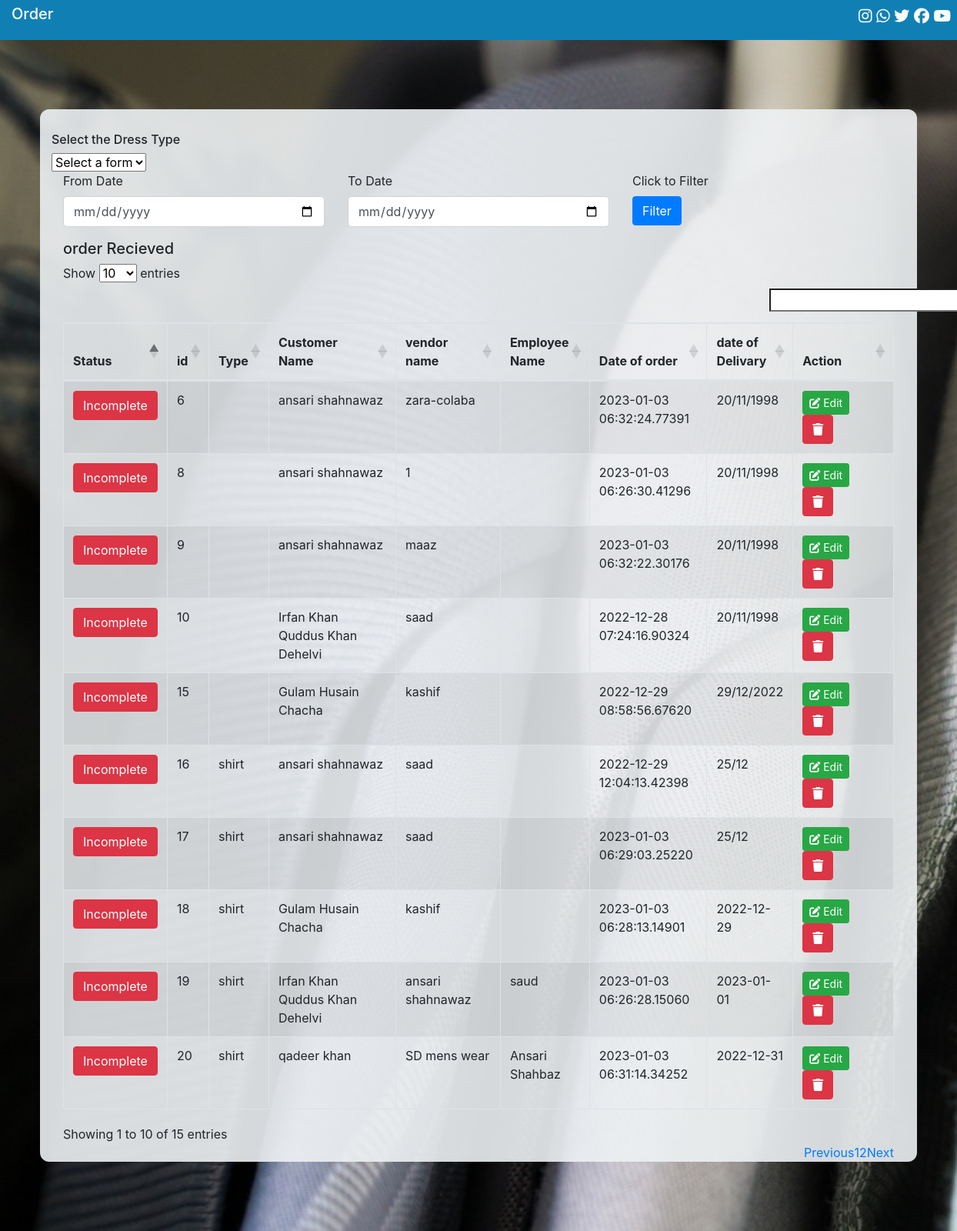
Page /Customer/register.php on the committed database.
### tables this page shows
CREATE TABLE `orders` (
  `sr` bigint(20) UNSIGNED NOT NULL,
  `type` varchar(15) NOT NULL,
  `cust_name` varchar(255) NOT NULL,
  `del_date` varchar(255) NOT NULL,
  `vendor` varchar(255) NOT NULL,
  `emp_name` varchar(32) NOT NULL,
  `height` varchar(15) NOT NULL,
  `shoulder` varchar(15) NOT NULL,
  `chest` varchar(15) NOT NULL,
  `sleev` varchar(15) NOT NULL,
  `neck` varchar(15) NOT NULL,
  `bh` varchar(15) NOT NULL,
  `fix` varchar(15) NOT NULL,
  `stomach` varchar(15) NOT NULL,
  `seat` varchar(15) NOT NULL,
  `cuff` varchar(15) NOT NULL,
  `collar` varchar(15) NOT NULL,
  `rem` varchar(255) NOT NULL,
  `time` timestamp(5) NOT NULL DEFAULT current_timestamp(5) ON UPDATE current_timestamp(5),
  `status` int(1) NOT NULL
);

### Customer/register.php (the view, shortened to what this page needs)
<?php
include('../connection.php');
?>
<!DOCTYPE html>
<html lang="en">
<head>
    <link rel="stylesheet" href="../css/bootstrap.css">
    <link rel="stylesheet" href="../css/datatable.css">
    <link rel="stylesheet" href="../css/style.css">
</head>
<body>
    <div class="container-fluid top">
        <div class="row">
          <div class="col-sm-9">
            <h5>Order</h5>
          </div>
          <div class="col-sm-3 social" id="social">
            <ul>
              <a href="#"><i class="fa-brands fa-instagram"></i></a>
              <a href="#"><i class="fa-brands fa-whatsapp"></i></a>
              <a href="#"><i class="fa-brands fa-twitter"></i></a>
              <a href="#"><i class="fa-brands fa-facebook"></i></a>
              <a href="#"><i class="fa-brands fa-youtube"></i></a>
            </ul>
          </div>
        </div>
      </div>
      <div class="container-fluid order_panel responsive">
        <div class="container order_panel_child">
            <h6>Select the Dress Type</h6>
            <select id="formSel">
                <option value="-">Select a form</option>
              </select>
        </div><hr>
 </div><br>
 <div class="container display_section">
  <?php
  include('order_display.php');
  ?>
  </div>
</body>
</html>

### Customer/order_display.php
<?php
include('../connection.php');
$display = mysqli_query($conn, "SELECT * FROM orders");
?>
<form action="" method="GET">
    <div class="row">
        <div class="col-md-4">
            <div class="form-group">
                <label>From Date</label>
                <input type="date" name="from_date" value="<?php if(isset($_GET["from_date"])){ echo $_GET["from_date"]; } ?>" class="form-control">
            </div>
        </div>
        <div class="col-md-4">
            <div class="form-group">
                <label>To Date</label>
                <input type="date" name="to_date" value="<?php if(isset($_GET["to_date"])){ echo $_GET["to_date"]; } ?>" class="form-control">
            </div>
        </div>
        <div class="col-md-4">
            <div class="form-group">
                <label>Click to Filter</label> <br>
                <button type="submit" class="btn btn-primary">Filter</button>
            </div>
        </div>
    </div>
</form>
<?php
echo "<h5>order Recieved</h5>";
echo "<table id='myTable' class='table table-striped table-bordered' style='width:100%'>";
echo "<thead>";
echo "<th>Status</th>";
echo "<th width='4%'>id</th>";
echo "<th width='3%'>Type</th>";
echo "<th width='20%'>Customer Name</th>";
echo "<th width='15%'>vendor name</th>";
echo "<th width='10%'>Employee Name</th>";
echo "<th width='15%'>Date of order</th>";
echo "<th width='10%'>date of Delivary</th>";
echo "<th width='16%'>Action</th>";
echo "</thead>";
?>
<tbody>
<?php
        if(isset($_GET['from_date']) && isset($_GET['to_date']))
        {
            $from_date = $_GET['from_date'];
            $to_date = $_GET['to_date'];
            $query = "SELECT * FROM orders WHERE del_date BETWEEN '$from_date' AND '$to_date' ";
            $query_run = mysqli_query($conn, $query);
            if(mysqli_num_rows($query_run) > 0)
            {
                foreach($query_run as $row)
                {
                    ?>
                    <tr>
                        <td>
                            <?php
                            if($row['status']==1) {
                                echo '<p> <a href="status.php?sr='.$row['sr'].'&status=0" class="btn btn-success"> Complete </a> </p> ';
                            }
                            else{
                                echo '<p> <a href="status.php?sr='.$row['sr'].'&status=1" class="btn btn-danger"> Incomplete </a> </p> ';
                            }
                            ?>
                        </td>
                        <td><?= $row['sr']; ?></td>
                        <td><?= $row['type']; ?></td>
                        <td><?= $row['cust_name']; ?></td>
                        <td><?= $row['vendor']; ?></td>
                        <td><?= $row['emp_name']; ?></td>
                        <td><?= $row['time']; ?></td>
                        <td><?= $row['del_date']; ?></td>
                <?php   echo "<td><a href='#' class='btn btn-success btn-sm' data-toggle='modal' data-target='.edit-modal-lg'>
                        <i class='fa-solid fa-pen-to-square'></i> Edit</a>&nbsp;
                        <button type='button' class='btn btn-danger'
                        data-toggle='modal' data-target='.delete-modal-lg'><i class='fa-solid fa-trash'></i></button>
                        </td>
                        ";
                    ?>
                    </tr>
                    <?php
                }
            }
            else
            {
               echo "no data";
            }
        }
        else{
            while ($row = mysqli_fetch_assoc($display)) {
                echo "<tr>";
                ?>
                <td>
                    <?php
                    if($row['status']==1) {
                        echo '<p> <a href="status.php?sr='.$row['sr'].'&status=0" class="btn btn-success"> Complete </a> </p> ';
                    }
                    else{
                        echo '<p> <a href="status.php?sr='.$row['sr'].'&status=1" class="btn btn-danger"> Incomplete </a> </p> ';
                    }
                    ?>
                </td>
                <?php
                echo "<td>" . $row['sr'] . "</td>";
                echo "<td>" . $row['type'] . "</td>";
                echo "<td>" . $row['cust_name'] . "</td>";
                echo "<td>" . $row['vendor'] . "</td>";
                echo "<td>" . $row['emp_name'] . "</td>";
                echo "<td>" . $row['time'] . "</td>";
                echo "<td>" . $row['del_date'] . "</td>";
                echo "<td><a href='#' class='btn btn-success btn-sm' data-toggle='modal' data-target='.edit-modal-lg'>
                <i class='fa-solid fa-pen-to-square'></i> Edit</a>&nbsp;
                <button type='button' class='btn btn-danger'
                data-toggle='modal' data-target='.delete-modal-lg'><i class='fa-solid fa-trash'></i></button>
                </td>
                ";
                }
        }
    ?>
    </tbody>

### css/datatable.css (style rules this page uses)
table.dataTable thead>tr>th.sorting,table.dataTable thead>tr>th.sorting_asc,table.dataTable thead>tr>th.sorting_desc,table.dataTable thead>tr>th.sorting_asc_disabled,table.dataTable thead>tr>th.sorting_desc_disabled,table.dataTable thead>tr>td.sorting,table.dataTable thead>tr>td.sorting_asc,table.dataTable thead>tr>td.sorting_desc,table.dataTable thead>tr>td.sorting_asc_disabled,table.dataTable thead>tr>td.sorting_desc_disabled { cursor:pointer;position:relative;padding-right:26px }
table.dataTable thead>tr>th.sorting:before,table.dataTable thead>tr>th.sorting:after,table.dataTable thead>tr>th.sorting_asc:before,table.dataTable thead>tr>th.sorting_asc:after,table.dataTable thead>tr>th.sorting_desc:before,table.dataTable thead>tr>th.sorting_desc:after,table.dataTable thead>tr>th.sorting_asc_disabled:before,table.dataTable thead>tr>th.sorting_asc_disabled:after,table.dataTable thead>tr>th.sorting_desc_disabled:before,table.dataTable thead>tr>th.sorting_desc_disabled:after,table.dataTable thead>tr>td.sorting:before,table.dataTable thead>tr>td.sorting:after,table.dataTable thead>tr>td.sorting_asc:before,table.dataTable thead>tr>td.sorting_asc:after,table.dataTable thead>tr>td.sorting_desc:before,table.dataTable thead>tr>td.sorting_desc:after,table.dataTable thead>tr>td.sorting_asc_disabled:before,table.dataTable thead>tr>td.sorting_asc_disabled:after,table.dataTable thead>tr>td.sorting_desc_disabled:before,table.dataTable thead>tr>td.sorting_desc_disabled:after { position:absolute;display:block;opacity:.125;right:10px;line-height:9px;font-size:.8em }
table.dataTable thead>tr>th.sorting:before,table.dataTable thead>tr>th.sorting_asc:before,table.dataTable thead>tr>th.sorting_desc:before,table.dataTable thead>tr>th.sorting_asc_disabled:before,table.dataTable thead>tr>th.sorting_desc_disabled:before,table.dataTable thead>tr>td.sorting:before,table.dataTable thead>tr>td.sorting_asc:before,table.dataTable thead>tr>td.sorting_desc:before,table.dataTable thead>tr>td.sorting_asc_disabled:before,table.dataTable thead>tr>td.sorting_desc_disabled:before { bottom:50%;content:"▲" }
table.dataTable thead>tr>th.sorting:after,table.dataTable thead>tr>th.sorting_asc:after,table.dataTable thead>tr>th.sorting_desc:after,table.dataTable thead>tr>th.sorting_asc_disabled:after,table.dataTable thead>tr>th.sorting_desc_disabled:after,table.dataTable thead>tr>td.sorting:after,table.dataTable thead>tr>td.sorting_asc:after,table.dataTable thead>tr>td.sorting_desc:after,table.dataTable thead>tr>td.sorting_asc_disabled:after,table.dataTable thead>tr>td.sorting_desc_disabled:after { top:50%;content:"▼" }
table.dataTable thead>tr>th.sorting_asc:before,table.dataTable thead>tr>th.sorting_desc:after,table.dataTable thead>tr>td.sorting_asc:before,table.dataTable thead>tr>td.sorting_desc:after { opacity:.6 }
table.dataTable thead th,table.dataTable thead td,table.dataTable tfoot th,table.dataTable tfoot td { text-align:left }
table.dataTable { clear:both;margin-top:6px !important;margin-bottom:6px !important;max-width:none !important;border-collapse:separate !important;border-spacing:0 }
table.dataTable td,table.dataTable th { -webkit-box-sizing:content-box;box-sizing:content-box }
table.dataTable.table-striped>tbody>tr:nth-of-type(2n+1) { background-color:transparent }
table.dataTable>tbody>tr { background-color:transparent }
table.dataTable.table-striped>tbody>tr.odd>* { box-shadow:inset 0 0 0 9999px rgba(0, 0, 0, 0.05) }
table.table-bordered.dataTable { border-right-width:0 }
table.table-bordered.dataTable th,table.table-bordered.dataTable td { border-left-width:0 }
table.table-bordered.dataTable th:last-child,table.table-bordered.dataTable th:last-child,table.table-bordered.dataTable td:last-child,table.table-bordered.dataTable td:last-child { border-right-width:1px }
table.table-bordered.dataTable tbody th,table.table-bordered.dataTable tbody td { border-bottom-width:0 }

### Customer/register.php (style rules this page uses)
label { width:140px; display:inline-block; }

### rows in the picture
orders: sr "6", cust_name "ansari shahnawaz", vendor "zara-colaba", time "2023-01-03 06:32:24.77391", del_date "20/11/1998"
orders: sr "8", cust_name "ansari shahnawaz", vendor "1", time "2023-01-03 06:26:30.41296", del_date "20/11/1998"
orders: sr "9", cust_name "ansari shahnawaz", vendor "maaz", time "2023-01-03 06:32:22.30176", del_date "20/11/1998"
orders: sr "10", cust_name "Irfan Khan Quddus Khan Dehelvi", vendor "saad", time "2022-12-28 07:24:16.90324", del_date "20/11/1998"
orders: sr "15", cust_name "Gulam Husain Chacha", vendor "kashif", time "2022-12-29 08:58:56.67620", del_date "29/12/2022"
orders: sr "16", type "shirt", cust_name "ansari shahnawaz", vendor "saad", time "2022-12-29 12:04:13.42398", del_date "25/12"
orders: sr "17", type "shirt", cust_name "ansari shahnawaz", vendor "saad", time "2023-01-03 06:29:03.25220", del_date "25/12"
orders: sr "18", type "shirt", cust_name "Gulam Husain Chacha", vendor "kashif", time "2023-01-03 06:28:13.14901", del_date "2022-12-29"
orders: sr "19", type "shirt", cust_name "Irfan Khan Quddus Khan Dehelvi", vendor "ansari shahnawaz", emp_name "saud", time "2023-01-03 06:26:28.15060", del_date "2023-01-01"
orders: sr "20", type "shirt", cust_name "qadeer khan", vendor "SD mens wear", emp_name "Ansari Shahbaz", time "2023-01-03 06:31:14.34252", del_date "2022-12-31"
